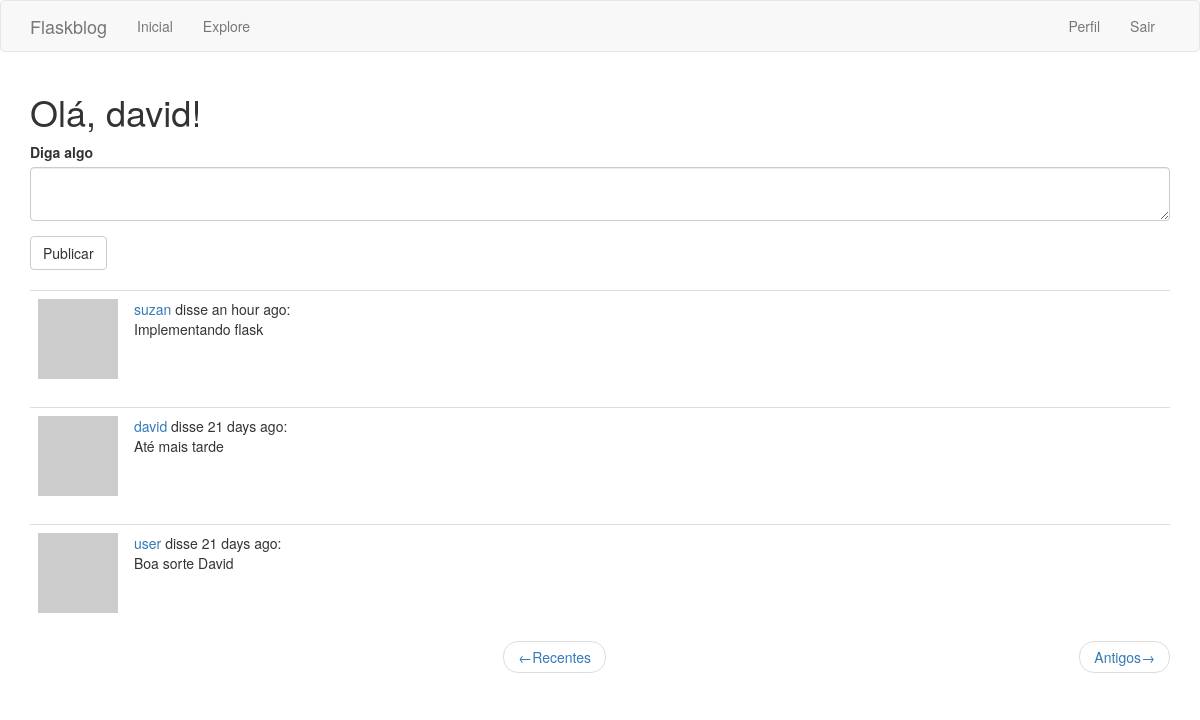
/index (signed in), run on an earlier commit of the app's database.
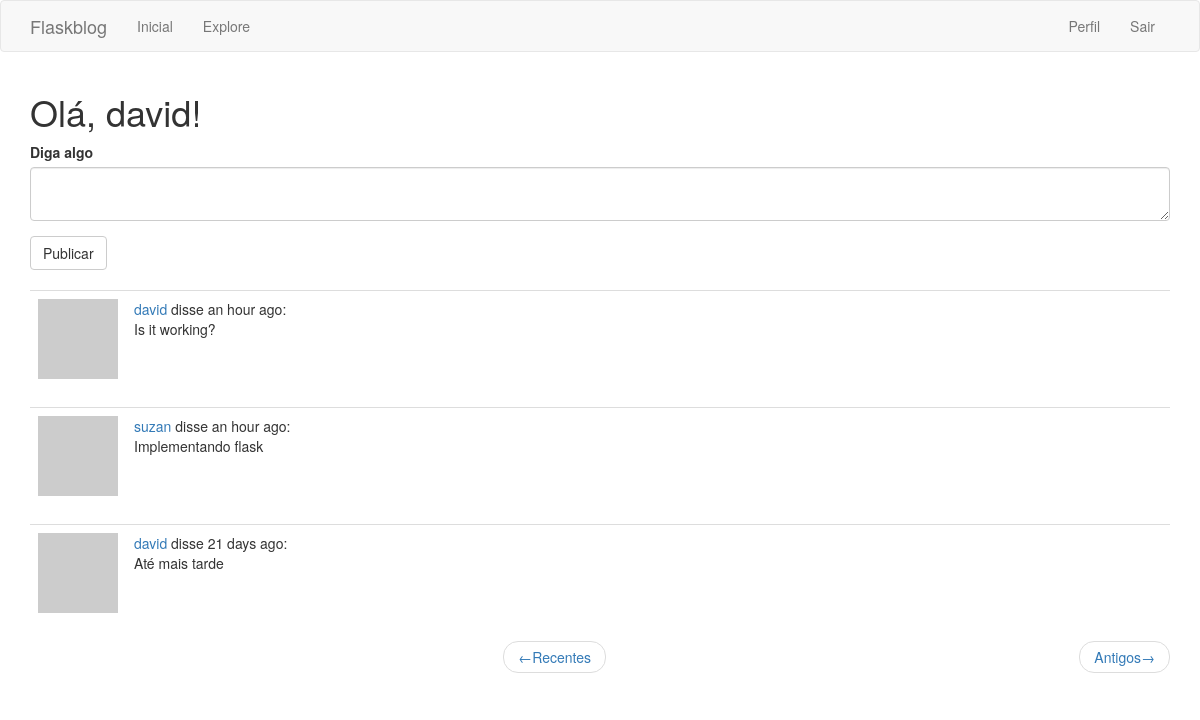
And on a later commit of the database.
### app/models.py (models this page shows, shortened)
class Post(db.Model):
    id = db.Column(db.Integer, primary_key=True)
    body = db.Column(db.String(140))
    timestamp = db.Column(db.DateTime, index=True, default=datetime.utcnow)
    user_id = db.Column(db.Integer, db.ForeignKey('user.id'))

class User(UserMixin, db.Model):
    id = db.Column(db.Integer, primary_key=True)
    username = db.Column(db.String(64), index=True, unique=True)
    email = db.Column(db.String(120), index=True, unique=True)
    password_hash = db.Column(db.String(128))
    posts = db.relationship('Post', backref='author', lazy='dynamic')
    about_me = db.Column(db.String(140))
    last_seen = db.Column(db.DateTime, default=datetime.utcnow)
    followed = db.relationship(
        'User', secondary=followers,
        primaryjoin=(followers.c.follower_id == id),
        secondaryjoin=(followers.c.followed_id == id),
        backref=db.backref('followers', lazy='dynamic'), lazy='dynamic')
    def avatar(self, size):
        digest = md5(self.email.lower().encode('utf-8')).hexdigest()
        return 'https://www.gravatar.com/avatar/{}?d=identicon&s={}'.format(
            digest, size)
    def followed_posts(self):
        followed = Post.query.join(
            followers, (followers.c.followed_id == Post.user_id)).filter(
                followers.c.follower_id == self.id)
        own = Post.query.filter_by(user_id=self.id)
        return followed.union(own).order_by(Post.timestamp.desc())

### app/routes.py (the view)
@app.route('/', methods=['GET', 'POST'])
@app.route('/index', methods=['GET', 'POST'])
@login_required
def index():
    form = PostForm()
    if form.validate_on_submit():
        post = Post(body=form.post.data, author=current_user)
        db.session.add(post)
        db.session.commit()
        flash('Sua postagem está publicada!')
        return redirect(url_for('index'))
    page = request.args.get('page', 1, type=int)
    posts = current_user.followed_posts().paginate(
            page, app.config['POSTS_PER_PAGE'], False)
    next_url = url_for('index', page=posts.next_num) \
        if posts.has_next else None
    prev_url = url_for('index', page=posts.prev_num) \
        if posts.has_prev else None
    return render_template("index.html", title="Página Inicial",
                           form=form, posts=posts.items,
                           prev_url=prev_url, next_url=next_url)

### app/forms.py
class PostForm(FlaskForm):
    post = TextAreaField('Diga algo',
                         validators=[DataRequired(), Length(min=1, max=140)])
    submit = SubmitField('Publicar')

### app/models.py (called while the page is built)
@login.user_loader
def load_user(id):
    return User.query.get(int(id))

### app/routes.py (called while the page is built)
@app.before_request
def before_request():
    if current_user.is_authenticated:
        current_user.last_seen = datetime.utcnow()
        db.session.commit()

### app/templates/index.html
{% extends "base.html" %}
{% import 'bootstrap/wtf.html' as wtf %}
{% block app_content %}
	<h1>Olá, {{ current_user.username }}! </h1>
	{% if form %}
		{{ wtf.quick_form(form) }}
		<br>
	{% endif %}
	{% for post in posts %}
		{% include "_post.html" %}
	{% endfor %}
	<nav aria-label="...">
		<ul class="pager">
			<li class="previous{% if not prev_url %}disabled{% endif %}">
				<a href="{{ prev_url or '#' }}">
					<span aria-hidden="true">&larr;</span>Recentes
				</a>
			</li>
			<li class="next{% if not next_url %}disabled{% endif %}">
				<a href="{{ next_url or '#' }}">
					Antigos<span aria-hidden="true">&rarr;</span>
				</a>
			</li>
		</ul>
	</nav>
{% endblock %}

### app/templates/_post.html
<table class="table table-hover">
	<tr>
		<td width="70px">
			<a href="{{ url_for('user', username=post.author.username) }}">
				<img src="{{ post.author.avatar(70) }}" />
			</a>
		</td>
		<td>
			<a href="{{ url_for('user', username=post.author.username) }}">
				{{ post.author.username }}
 			</a>
			disse {{ moment(post.timestamp).fromNow() }}:
			<br>
			{{ post.body }}
		</td>
	</tr>
</table>

What changed in the data, as far as the page shows it:
no longer on this page (row unchanged): Post: author.username "user", timestamp "21 days ago", body "Boa sorte David"
added Post: author.username "david", timestamp "an hour ago", body "Is it working?"
